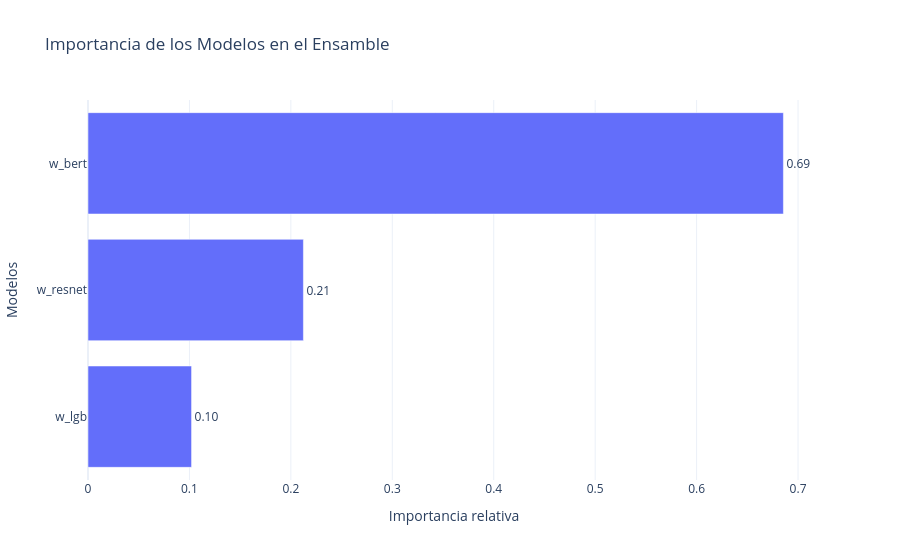

The code cell stored with this chart in its notebook:
### Code cell
fig = plot_param_importances(study_blend, evaluator= MeanDecreaseImpurityImportanceEvaluator())
fig.update_layout(
    title="Importancia de los Modelos en el Ensamble",
    xaxis_title="Importancia relativa",
    yaxis_title="Modelos",
    template="plotly_white"
)
fig.show()

### Figure 1 — Plotly figure (JSON) as saved in the notebook; plotly's stock layout.template omitted (floating-point values rounded to 4 significant figures)
{"data": [{"cliponaxis": false, "hovertemplate": ["w_lgb (FloatDistribution): 0.10209410611789933<extra></extra>", "w_resnet (FloatDistribution): 0.21234856377087555<extra></extra>", "w_bert (FloatDistribution): 0.6855573301112251<extra></extra>"], "name": "Objective Value", "orientation": "h", "text": ["0.10", "0.21", "0.69"], "textposition": "outside", "type": "bar", "x": [0.1021, 0.2123, 0.6856], "y": ["w_lgb", "w_resnet", "w_bert"]}], "layout": {"title": {"text": "Importancia de los Modelos en el Ensamble"}, "xaxis": {"title": {"text": "Importancia relativa"}}, "yaxis": {"title": {"text": "Modelos"}}}}
